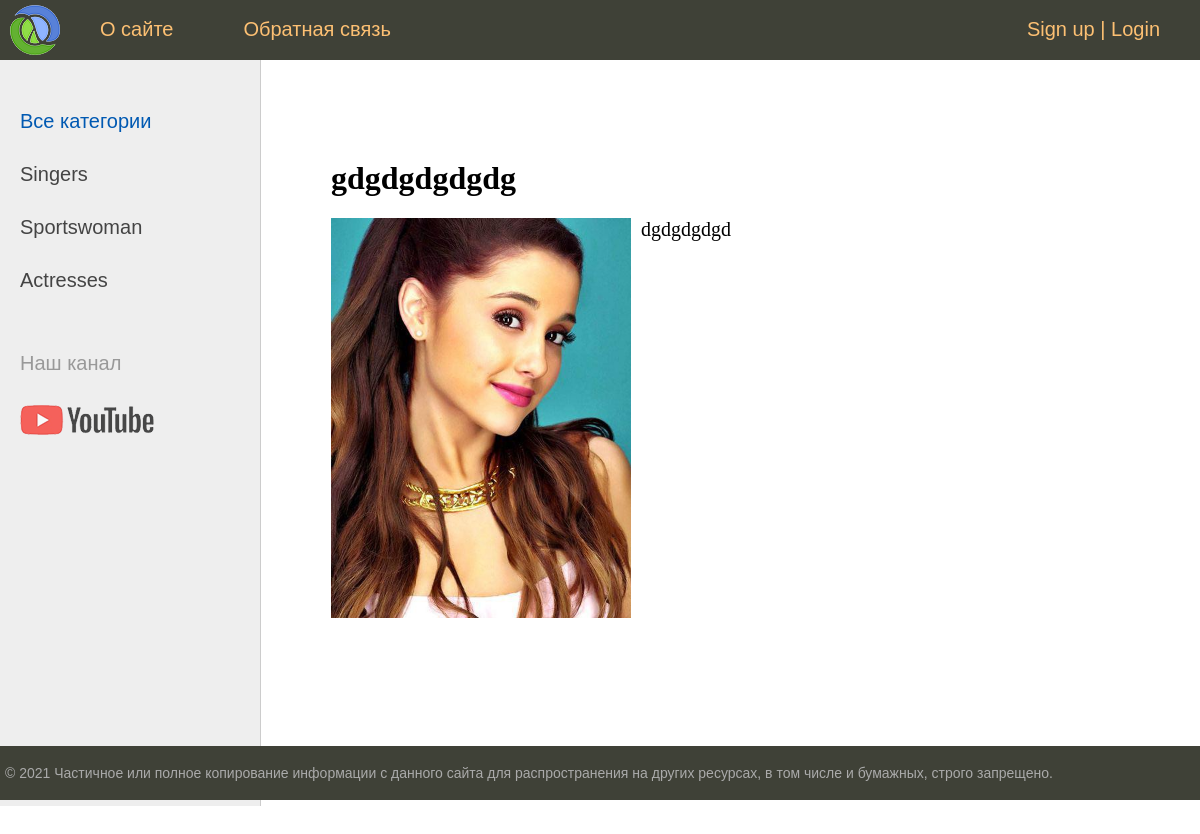
Page /post/gdgdgdgdgdg/ on the committed database.
### women/models.py (models this page shows, shortened)
class Category(models.Model):
    name = models.CharField(max_length=100, db_index=True, verbose_name='Категория')
    slug = models.SlugField(max_length=255, unique=True, db_index=True, verbose_name="URL")
    def get_absolute_url(self):
        return reverse('category', kwargs={'cat_slug': self.slug})
    class Meta:
        verbose_name = 'Категорию'
        verbose_name_plural = 'Категории'
        ordering = ['-id']

class Women(models.Model):
    title = models.CharField(max_length=255, verbose_name="Заголовок")
    slug = models.SlugField(max_length=255, unique=True, db_index=True, verbose_name="URL")
    content = models.TextField(blank=True, verbose_name="Текст статьи")
    photo = models.ImageField(upload_to="photos/%Y/%m/%d/", verbose_name="Фото")
    time_create = models.DateTimeField(auto_now_add=True, verbose_name="Время создания")
    time_update = models.DateTimeField(auto_now=True, verbose_name="Время изменения")
    is_published = models.BooleanField(default=True, verbose_name="Публикация")
    cat = models.ForeignKey('Category', on_delete=models.PROTECT, verbose_name="Категории")
    def __str__(self):
        return self.title
    class Meta:
        verbose_name = 'Известные женщины'
        verbose_name_plural = 'Известные женщины'
        ordering = ['-time_create', 'title']

### women/views.py (the view)
# urls.py: path('post/<slug:post_slug>/', ShowPost.as_view(), name='post'),
class ShowPost(DataMixin, DetailView):
    model = Women
    template_name = 'women/post.html'
    slug_url_kwarg = 'post_slug'
    context_object_name = 'post'
    def get_context_data(self, *, object_list=None, **kwargs):
        context = super().get_context_data(**kwargs)
        c_def = self.get_user_context(title=context['post'])
        return dict(list(context.items()) + list(c_def.items()))

### women/utils.py (called while the page is built)
    def get_user_context(self, **kwargs):
        context = kwargs
        cats = cache.get('cats')
        if not cats:
            cats = Category.objects.annotate(Count('women'))
            cache.set('cats', cats, 60)
        user_menu = menu.copy()
        if not self.request.user.is_authenticated:
            user_menu.pop(1)
        context['menu'] = user_menu
        context['cats'] = cats
        if 'cat_selected' not in context:
            context['cat_selected'] = 0
        return context

### women/templates/women/post.html
{% extends 'women/base.html' %}
{% block content %}
<h1>{{post.title}}</h1>
{% if post.photo %}
<p><img class="img-article-left" src="{{post.photo.url}}"></p>
{% endif %}
{{post.content|linebreaks}}
{% endblock %}

### women/templates/women/base.html (shortened to what this page needs)
{% load static %}
{% load women_tags %}
<!DOCTYPE html>
<html>
<head>
	<link type="text/css" href="{% static 'women/css/styles.css' %}" rel="stylesheet" />
</head>
<body>
<table class="table-page" border=0 cellpadding="0" cellspacing="0">
<tr><td valign=top>
{% block mainmenu %}
		<div class="header">
			<ul id="mainmenu" class="mainmenu">
			<li class="logo"><a href="{% url 'home' %}"><div class="logo"></div></a></li>
{% for m in menu %}
			<li><a href="{% url m.url_name %}">{{m.title}}</a></li>
{% endfor %}
			{% if request.user.is_authenticated %}
			<li class="last">{{ user.username }} | <a href="{% url 'logout' %}">Exit</a></li>
			{% else %}
			<li class="last"><a href="{% url 'register' %}">Sign up</a> | <a href="{% url 'login' %}">Login</a></li>
			{% endif %}
			</ul>
		</div>
{% endblock mainmenu %}
<table class="table-content" border=0 cellpadding="0" cellspacing="0">
<tr>
	<td valign="top" class="left-chapters">
	<ul id="leftchapters">
{% if cat_selected == 0 %}
		<li class="selected">Все категории</li>
{% else %}
		<li><a href="{% url 'home' %}">Все категории</a></li>
{% endif %}
{% for c in cats %}
{% if c.women__count > 0 %}
	{% if c.pk == cat_selected %}
		<li class="selected">{{c.name}}</li>
	{% else %}
		<li><a href="{{ c.get_absolute_url }}">{{c.name}}</a></li>
	{% endif %}
{% endif %}
{% endfor %}
		<li class="share">
		<p>Наш канал</p>
		<a class="share-yt" href="https://www.youtube.com/channel/UClJzWfGWuGJL2t-3dYKcHTA/playlists" target="_blank" rel="nofollow"></a>
		</li>
	</ul>
</td>
<td valign="top" class="content">
	<div class="content-text">
{% block content %}
{% endblock %}
	</div>
</td></tr></table>
</td></tr>
<tr><td valign=top>
	<div id="footer">
		<p>&copy; 2021 Частичное или полное копирование информации с данного сайта для распространения на других ресурсах, в том числе и бумажных, строго запрещено.</p>
	</div>
</td></tr></table>
</body>
</html>

### women/static/women/css/styles.css (style rules this page uses)
html, body { font-family: 'Arial'; margin: 0; padding: 0; height: 100%; width: 100%; color: #444; }
a { color: #0059b2; text-decoration: none; }
img { max-width: 600px; height: auto; }
img.img-article-left { max-width: 300px; height: auto; float: left; padding: 0 10px 10px 0; }
.table-page { width: 100%; height: 100%; vertical-align: top; }
.table-page tr { height: 100%; }
.header { background: #3F4137; height: 60px; }
.logo { background: url('../images/logo.png') no-repeat 10px 5px; width: 70px; height: 60px; }
ul.mainmenu { list-style: none; margin: 0; padding: 0; height: 60px; color: #fdc073; font-size: 20px; overflow: hidden; }
ul.mainmenu li { float: left; margin: 18px 40px 0 30px; }
ul.mainmenu li.logo { margin: 0; }
ul.mainmenu li.last { float: right; }
ul.mainmenu li a { color: #fdc073; text-decoration: none; }
.table-content { width: 100%; min-height: 100%; height: 100%; }
.left-chapters { margin: 0; background: #eee; border-right: 1px solid #ccc; min-height: 100%; }
.left-chapters ul { width: 230px; min-height: 100%; margin: 0; padding: 20px 10px 10px 20px; list-style: none; font-size: 20px; }
.left-chapters ul li { margin: 30px 0 0 0; color: #999; }
.left-chapters ul li.selected { color: #0059b2; }
.left-chapters ul li a { color: #444; text-decoration: none; }
.left-chapters ul li.share { margin: 60px 0 0 0; }
.left-chapters ul li.share p { margin: 30px 0 30px 0; }
.left-chapters ul li.share a { display: inline-block; width: 40px; height: 40px; margin: 0 20px 0 0; }
.left-chapters ul li.share a.share-yt { width: 100%; height: 30px; background: url('../images/share_yt.png') no-repeat 0 0 }
.content { padding: 40px 20px 20px 40px; width: 100%; box-sizing: border-box; }
.content-text { margin: 60px 0 0 30px; color: #000; font-size: 20px; font-family: Yandex Sans Display Light; }
.content-text h1 { font-size: 32px; }
#footer { box-sizing: border-box; background: #3F4137; padding: 5px; color: #aaa; font-size: 14px; font-family: Verdana, Geneva, Arial, Helvetica; text-align: left; overflow: hidden; }

### rows in the picture
Category: name "Singers"
Category: name "Sportswoman"
Category: name "Аctresses"
Women: title "gdgdgdgdgdg", photo (picture), content "dgdgdgdgd"

### other values in the picture
{{ m.title }} "О сайте" "Обратная связь"
